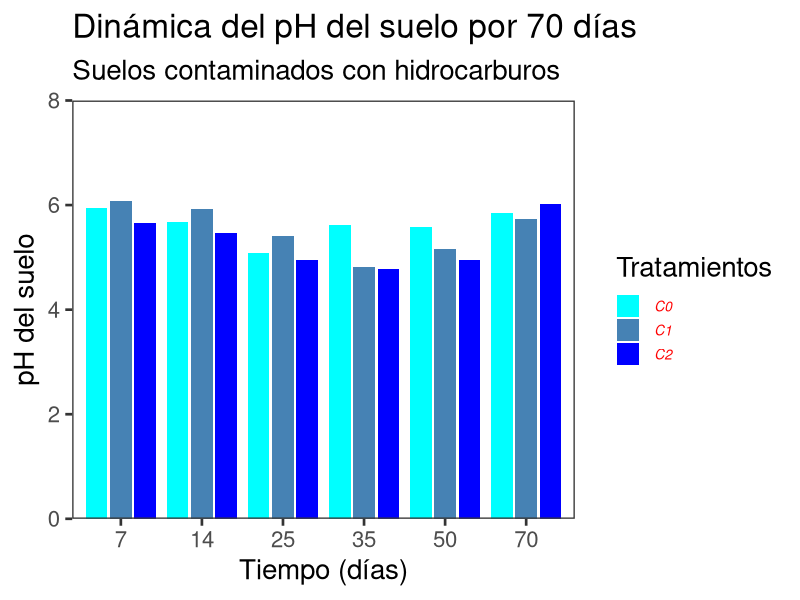
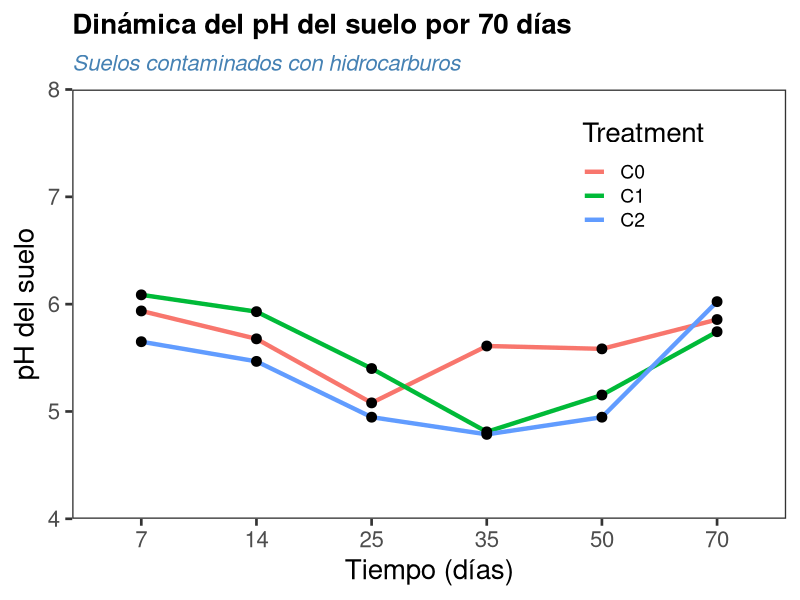
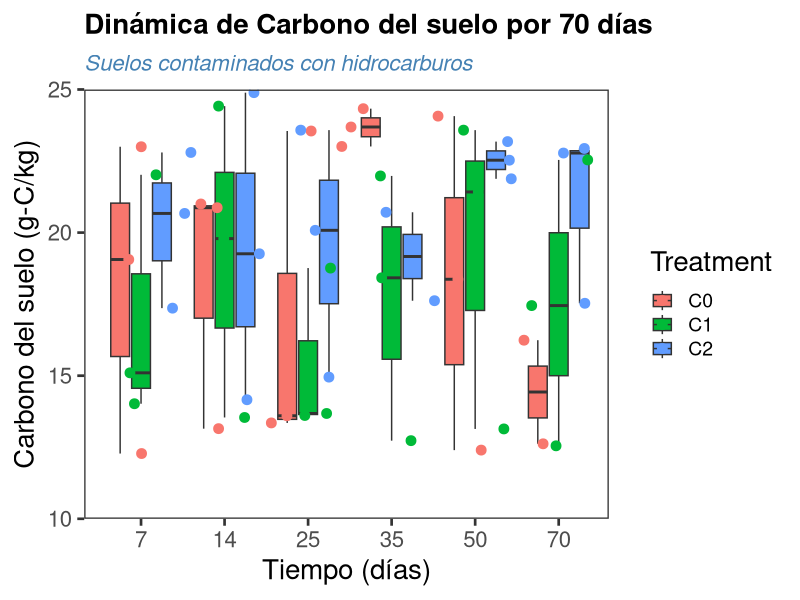

These charts were generated, in order, by the following R code:
## ----------------------------------------------------- ##
## Lecture 6: Sintaxis of ggplot2: Plotting with ggplot2 ##
## ----------------------------------------------------- ##

set.seed(123999)
library(tidyverse)
library(ggplot2)
options(scipen = 10000, digits = 3)
	
	## 1. Loading the raw dataframe and summarizing it
	df <- read.csv('./data/fisicoquimicos_mimosa.csv', header = T)
	str(df)
	summary(df)
	head(df)
	
	## Visualizar "counts" de variables categóricas (o columnas con texto que agrupan datos)
	base::table(df$Treatment)
	base::table(df$Tratamiento)
	base::table(df$Day)
	
	## 2. Dando formato a mi tabla de datos para facilitar análisis: puliendo mi base de datos
	
	data_long <- df %>% 
		dplyr::select(-Treat_day, -CE, -CRA, -Nitrogen) %>% #voy a eliminar estas columnas porque no me interesan
		dplyr::rename(label = Treatment, Treatment = Tratamiento, Nitrogen = g.N.Kg.s, Carbono = COT) %>% # renombro columnas para facilidad de uso
		tidyr::pivot_longer(cols = -1:-3, names_to = "variable_medida", values_to = "values") %>% # convierto a long format para estadísticos
		# dplyr::mutate(variable_medida = stringr::str_replace_all(string = variable_medida, pattern = "COT", replacement = "Carbono")) %>% 
		dplyr::arrange(Day, variable_medida, Treatment)
		
	data <- data_long %>% 
		dplyr::group_by(Day, Treatment, variable_medida) %>% # agrupo datos para estadísticos
		dplyr::summarise(sample_size = n(), # cuántas réplicas tiene cada determinación
				 promedio = mean(values, na.rm = TRUE), # determinar promedio por día, tratamiento y variable
				 sd = sd(values), # desviación estándar por día, tratamiento y variable
				 se = sd(values)/sqrt(sample_size), # error estándar de la media por día, tratamiento y variable
				 .groups = "drop") %>% 
		dplyr::arrange(Day, variable_medida, Treatment) # ordernar columnas para mejorar visualización
		
	## 1. Barplot de cada variable medida:
	data %>% 
		dplyr::filter(variable_medida == "pH") %>% 
		ggplot() + theme_bw(base_size = 20) +
		labs (x = "Tiempo (días)", y = "pH", title = "Dinámica del pH del suelo por 70 días", subtitle = "Suelos contaminados con hidrocarburos") +
		geom_bar(mapping = aes(x = factor(Day), y = promedio, fill = Treatment), 
			 stat = "identity",
			 position = position_dodge(0.9),
			 width = 0.8) +
		scale_fill_manual(name = "Tratamientos", values = c("cyan", "steelblue", "blue")) +
		scale_y_continuous(name = "pH del suelo", limits = c(0,8), breaks = seq(0,8,2), expand = c(0,0)) +
		theme(panel.grid = element_blank(),
		      legend.text = element_text(size = 10, colour = "red", face = "italic"))
	
	## 2. Line plot
	data %>% 
		dplyr::filter(variable_medida == "pH") %>% 
		ggplot() + theme_bw(base_size = 20) +
		labs (x = "Tiempo (días)", y = "pH", title = "Dinámica del pH del suelo por 70 días", subtitle = "Suelos contaminados con hidrocarburos") +
		geom_line(mapping = aes(x = factor(Day), y = promedio, group = Treatment, color = Treatment),
			  linewidth = 1.5) +
		geom_point(mapping = aes(x = factor(Day), y = promedio, group = Treatment), color = "black", size = 3) +
		scale_y_continuous(name = "pH del suelo", limits = c(4,8), breaks = seq(4,8,1), expand = c(0,0)) +
		theme(panel.grid = element_blank(),
		      legend.text = element_text(size = 14, colour = "black"),
		      legend.position = c(0.8, 0.8),
		      plot.title = element_text(color = "black", size = 20, face = "bold"),
		      plot.subtitle = element_text(color = "steelblue", size = 16, face = "italic"))
		

	## 3. Boxplot
	data_long %>% 
		dplyr::filter (variable_medida == "Carbono") %>%
		ggplot(aes(x=factor(Day),y=values, fill=Treatment)) +
		theme_bw(base_size = 20) +
		geom_boxplot(outlier.shape=NA) +
		geom_point(aes(x=factor(Day),y=values, color=Treatment), size = 3, position=position_jitterdodge(0.7)) +
		labs (x = "Tiempo (días)", y = "Carbono total (g-C/kg suelo", 
		      title = "Dinámica de Carbono del suelo por 70 días", 
		      subtitle = "Suelos contaminados con hidrocarburos") +
		scale_y_continuous(name = "Carbono del suelo (g-C/kg)", limits = c(10,25), breaks = seq(10,25,5), expand = c(0,0)) +
		theme(panel.grid = element_blank(),
		      legend.text = element_text(size = 14, colour = "black"),
		      # legend.position = c(0.8, 0.8),
		      plot.title = element_text(color = "black", size = 20, face = "bold"),
		      plot.subtitle = element_text(color = "steelblue", size = 16, face = "italic"))
	
		
	